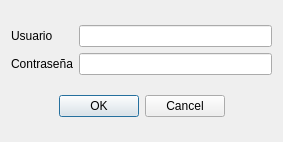
<?xml version="1.0" encoding="UTF-8"?>
<ui version="4.0">
 <class>ventanaLogin</class>
 <widget class="QDialog" name="ventanaLogin">
  <property name="geometry">
   <rect>
    <x>0</x>
    <y>0</y>
    <width>283</width>
    <height>142</height>
   </rect>
  </property>
  <property name="windowTitle">
   <string>Acceso</string>
  </property>
  <layout class="QVBoxLayout" name="verticalLayout">
   <item>
    <layout class="QGridLayout" name="gridLayout">
     <item row="0" column="0">
      <widget class="QLabel" name="label">
       <property name="text">
        <string>Usuario</string>
       </property>
      </widget>
     </item>
     <item row="1" column="0">
      <widget class="QLabel" name="label_2">
       <property name="text">
        <string>Contraseña</string>
       </property>
      </widget>
     </item>
     <item row="0" column="1">
      <widget class="QLineEdit" name="leUsuario"/>
     </item>
     <item row="1" column="1">
      <widget class="QLineEdit" name="lePass">
       <property name="echoMode">
        <enum>QLineEdit::Password</enum>
       </property>
      </widget>
     </item>
    </layout>
   </item>
   <item>
    <widget class="QDialogButtonBox" name="buttonBox">
     <property name="standardButtons">
      <set>QDialogButtonBox::Cancel|QDialogButtonBox::Ok</set>
     </property>
     <property name="centerButtons">
      <bool>true</bool>
     </property>
    </widget>
   </item>
  </layout>
 </widget>
 <tabstops>
  <tabstop>leUsuario</tabstop>
  <tabstop>lePass</tabstop>
 </tabstops>
 <resources/>
 <connections>
  <connection>
   <sender>buttonBox</sender>
   <signal>accepted()</signal>
   <receiver>ventanaLogin</receiver>
   <slot>accept()</slot>
   <hints>
    <hint type="sourcelabel">
     <x>141</x>
     <y>119</y>
    </hint>
    <hint type="destinationlabel">
     <x>141</x>
     <y>70</y>
    </hint>
   </hints>
  </connection>
  <connection>
   <sender>buttonBox</sender>
   <signal>rejected()</signal>
   <receiver>ventanaLogin</receiver>
   <slot>reject()</slot>
   <hints>
    <hint type="sourcelabel">
     <x>141</x>
     <y>119</y>
    </hint>
    <hint type="destinationlabel">
     <x>141</x>
     <y>70</y>
    </hint>
   </hints>
  </connection>
 </connections>
</ui>
